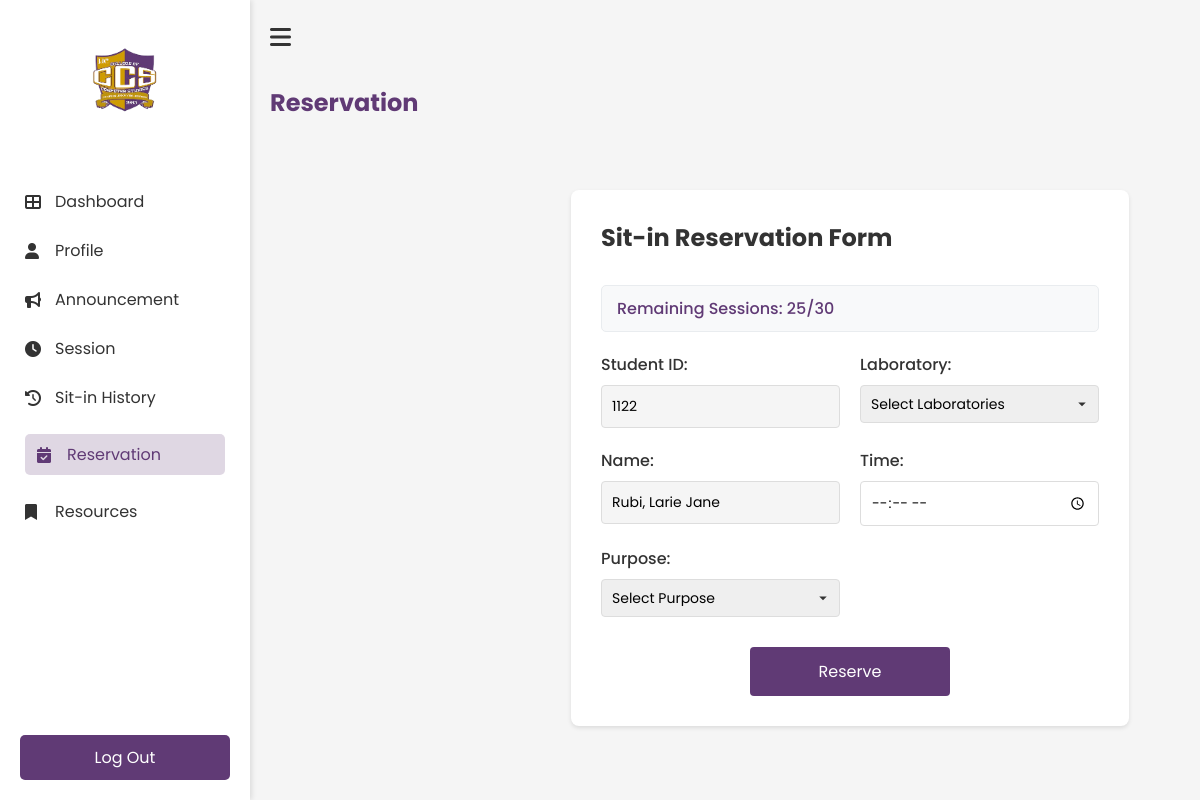
/Reservation (signed in), run on an earlier commit of the app's database.
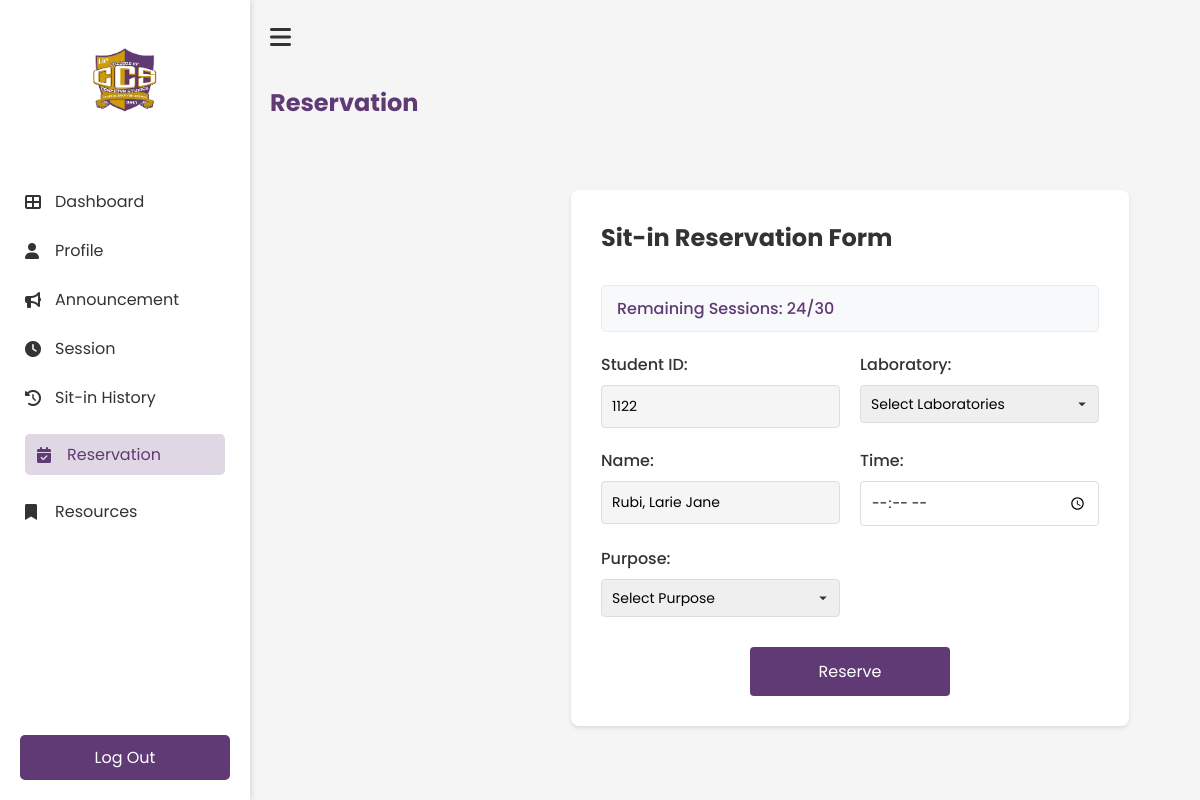
And on a later commit of the database.
### tables this page shows
CREATE TABLE users(
idno integer primary key,
lastname text not null,
firstname text not null,
middlename text,
course text not null,
year_level integer not null,
email text unique not null,
username text unique not null,
password text not null, sessions TEXT DEFAULT NULL, address text, photo text, points INTEGER DEFAULT 0, remaining_sessions INTEGER DEFAULT 0);

### app.py (the view, shortened to what this page needs)
@app.route('/Reservation', methods=['GET', 'POST'])
def Reservation():
    if 'username' not in session:
        return redirect(url_for('login'))
    user = get_user_reservation_data(session['student_id'])
    if not user:
        flash('Error loading user data', 'error')
        return redirect(url_for('Dashboard'))
    return render_template('student/reservation.html', user=user)

### templates/student/reservation.html (shortened to what the changed rows need)
<!DOCTYPE html>
<html lang="en">
<head>
    <link rel="stylesheet" href="{{ url_for('static', filename='student/reservation.css') }}">
    <link rel="stylesheet" href="https://cdnjs.cloudflare.com/ajax/libs/font-awesome/6.0.0-beta3/css/all.min.css">
<body>
    <div class="reservation-container">
        <div class="main-content">
            <h1 class="header">Reservation</h1>
            <div class="main-content">
                <div class="form-card">
                    <h2>Sit-in Reservation Form</h2>
                    <div class="session-info">
                        <p>Remaining Sessions: {{ user['sessions'] if user['sessions'] is not none else 30 }}/30</p>
                    </div>
                    <form class="reservation-form" method="POST">
                        <div class="form-group-row">
                            <div class="form-group">
                                <label for="student_id">Student ID:</label>
                                <input type="text" id="student_id" name="student_id" value="{{ user['idno'] }}" readonly>
                            </div>
                        </div>
                        <div class="form-group-row">
                            <div class="form-group">
                                <label for="name">Name:</label>
                                <input type="text" id="name" name="name" value="{{ user['lastname'] }}, {{ user['firstname'] }} {{ user['middlename'] if user['middlename'] else '' }}" readonly>
                            </div>
                        </div>
                    </form>
                </div>
            </div>
        </div>
    </div>
</body>
</html>

What changed in the data, as far as the page shows it:
changed users "Rubi, Larie Jane": sessions "25" → "24"
